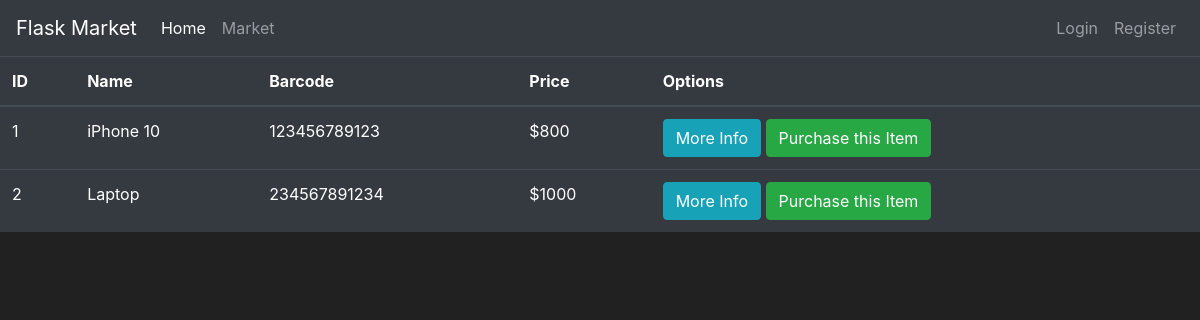
/market, run on the app's committed database.
### market/models.py (models this page shows, shortened)
class Item(db.Model):
    id = db.Column(db.Integer(), primary_key=True)
    name = db.Column(db.String(length=30), nullable=False, unique=True)
    price = db.Column(db.Integer(), nullable=False)
    barcode = db.Column(db.String(length=12), nullable=False, unique=True)
    description = db.Column(db.String(length=1024), nullable=False, unique=True)
    owner = db.Column(db.Integer(), db.ForeignKey('user.id'))

### market/routes.py (the view)
@app.route('/market')
def market_page():
    items = Item.query.all()
    return render_template('market.html', items=items)

### market/templates/market.html (shortened to what this page needs)
{% extends 'base.html' %} // This line tells Flask to use the base.html file as
{% block content %}
<table class="table table-hover table-dark">
  <thead>
    <tr>
      <th scope="col">ID</th>
      <th scope="col">Name</th>
      <th scope="col">Barcode</th>
      <th scope="col">Price</th>
      <th scope="col">Options</th>
    </tr>
  </thead>
  <tbody>
    {% for item in items %}
    <tr>
      <td>{{ item.id }}</td>
      <td>{{ item.name }}</td>
      <td>{{ item.barcode }}</td>
      <td>${{ item.price }}</td>
      <td>
        <button class="btn btn-outline btn-info">More Info</button>
        <button class="btn btn-outline btn-success">Purchase this Item</button>
      </td>
    </tr>
    {% endfor %}
  </tbody>
</table>
{% endblock %}

### market/templates/base.html (shortened to what this page needs)
<!DOCTYPE html>
<html lang="en">
  <head>
    <link
      rel="stylesheet"
      href="https://cdn.jsdelivr.net/npm/bootstrap@4.5.3/dist/css/bootstrap.min.css"
    />
  </head>
  <body>
    <nav class="navbar navbar-expand-md navbar-dark bg-dark">
      <a class="navbar-brand" href="#">Flask Market</a>
      <div class="collapse navbar-collapse" id="navbarNav">
        <ul class="navbar-nav mr-auto">
          <li class="nav-item active">
            <a class="nav-link" href="{{ url_for('home_page') }}"
              >Home <span class="sr-only">(current)</span></a
            >
          </li>
          <li class="nav-item">
            <a class="nav-link" href="{{ url_for('market_page') }}">Market</a>
          </li>
        </ul>
        <ul class="navbar-nav">
          <li class="nav-item">
            <a class="nav-link" href="#">Login</a>
          </li>
          <li class="nav-item">
            <a class="nav-link" href="#">Register</a>
          </li>
        </ul>
      </div>
    </nav>
    {% block content %}
    {% endblock %}
  </body>
</html>

### market/templates/base.html (style rules this page uses)
body { background-color: #212121; color: white; }

### data on the page
Item: id "1", name "iPhone 10", barcode "123456789123", price "800"
Item: id "2", name "Laptop", barcode "234567891234", price "1000"
